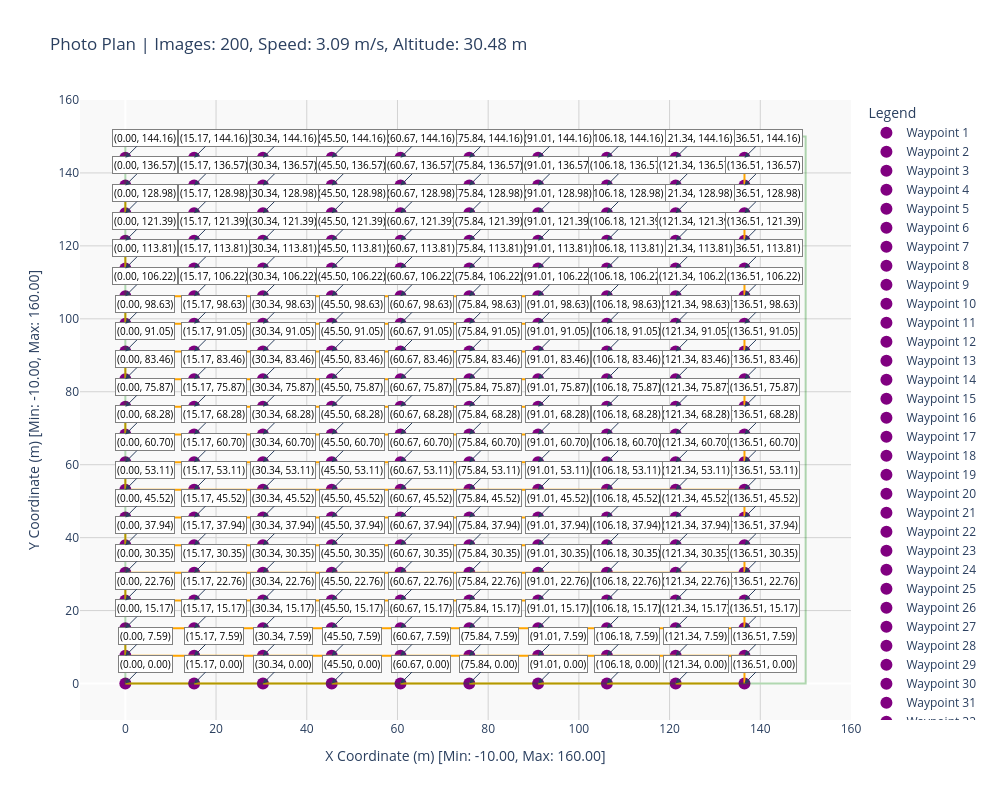

The notebook cell saved with this chart:
### Code cell
camera_ = copy.deepcopy(camera_x10)
dataset_spec_ = copy.deepcopy(dataset_spec)

dataset_spec_.sidelap= 0.8

print(camera_, dataset_spec_)

fig = plot_photo_plan(generate_photo_plan_on_grid(camera_, dataset_spec_), dataset_spec_.scan_dimension_x, dataset_spec_.scan_dimension_y)
fig.show()
